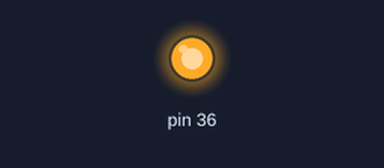
The program below on a simulated Raspberry Pi (header pin numbers). Shown: output pins drawn as LEDs (lit = HIGH). At 5.0 s the program stops and its outputs stay as they are.

Above: at 0.1 s.
At 5.1 s:
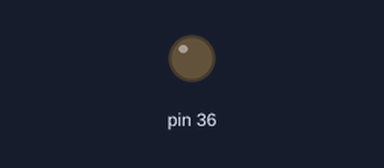
Timing chart, 0 to 6.5 s (numbered marks = the images above):
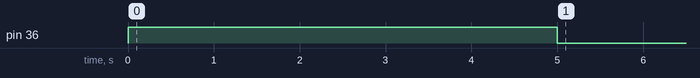

The program:

U_GPIO.py
```python
#!/usr/bin/python


#  @file   UTest_Thermo_DS18B20.py
#  @date   Fevrier 2021
#  @brief  Permet de s'assurer du bon fonctionnement de la librairie RPi.GPIO.
#          Voir le Read_me pour plus de détails.

#  @material   Raspberry Pi 3 B

import RPi.GPIO as GPIO
import time

GPIO.setmode(GPIO.BOARD)
GPIO.setup(36,GPIO.OUT)

GPIO.output(36,1)
time.sleep(5)
GPIO.cleanup()
```

Measured:
- by itself, pin 36: LOW → HIGH at 0.00 s, → LOW 5.0 s later
